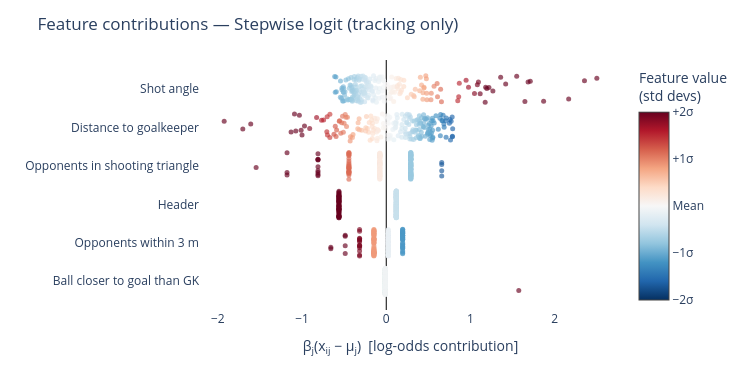
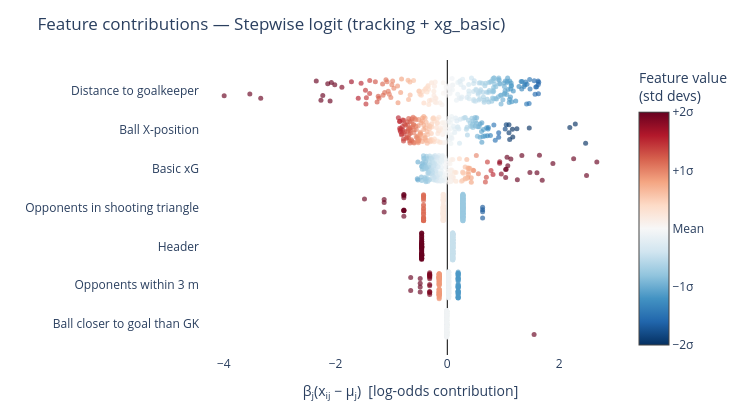

These figures' notebook cell, in order:
### Code cell
# --- Contribution plot for stepwise logistic regression models ---
# Each shot's per-feature contribution to log-odds: β_j * (x_ij − μ_j)
# Colour = z-scored feature value (red = high, blue = low)
# Hover shows angle (degrees) and distance for each shot

import plotly.graph_objects as go

N_SAMPLE = 200
CLAMP    = 2.0   # colour scale spans ±2 std devs for clear contrast
rng        = np.random.default_rng(42)
sample_idx = rng.choice(len(model_vars), size=N_SAMPLE, replace=False)
df_sample  = model_vars.iloc[sample_idx].reset_index(drop=True)
angle_deg  = df_sample['angle'].values   # already in degrees
dist_m     = df_sample['distance'].values

def contrib_plot(model, kept, title):
    """Beeswarm-style contribution plot using β_j*(x_ij − μ_j)."""
    b   = model.params          # statsmodels named Series: var -> coefficient
    n   = len(df_sample)
    nf  = len(kept)

    contribs  = np.zeros((n, nf))
    feat_norm = np.zeros((n, nf))

    for j, v in enumerate(kept):
        mu_j  = model_vars[v].mean()
        std_j = model_vars[v].std()
        contribs[:, j]  = b[v] * (df_sample[v].values - mu_j)
        feat_norm[:, j] = (df_sample[v].values - mu_j) / (std_j + 1e-12)

    order = np.argsort(np.abs(contribs).mean(axis=0))   # least → most important

    fig = go.Figure()
    for row_idx, j in enumerate(order):
        v       = kept[j]
        lbl     = feature_info[v][0]
        y_jit   = rng.uniform(-0.35, 0.35, size=n)
        show_cb = (row_idx == nf - 1)

        hover = [
            f"<b>{lbl}</b><br>"
            f"Angle: {angle_deg[i]:.1f}\u00b0<br>"
            f"Distance: {dist_m[i]:.1f} m<br>"
            f"Contribution: {contribs[i, j]:.4f}"
            for i in range(n)
        ]

        mo = dict(
            color=np.clip(feat_norm[:, j], -CLAMP, CLAMP),
            colorscale='RdBu', reversescale=True,
            cmin=-CLAMP, cmax=CLAMP,
            opacity=0.65, size=5,
            showscale=show_cb,
        )
        if show_cb:
            mo['colorbar'] = dict(
                title='Feature value<br>(std devs)',
                tickvals=[-2, -1, 0, 1, 2],
                ticktext=['\u22122\u03c3', '\u22121\u03c3', 'Mean', '+1\u03c3', '+2\u03c3'],
            )

        fig.add_trace(go.Scatter(
            x=contribs[:, j], y=row_idx + y_jit, mode='markers',
            marker=mo, text=hover,
            hovertemplate='%{text}<extra></extra>', showlegend=False,
        ))

    fig.update_layout(
        width=750, height=max(300, 45 * nf + 100),
        title=title,
        xaxis=dict(
            title='\u03b2<sub>j</sub>(x<sub>ij</sub> \u2212 \u03bc<sub>j</sub>)  [log-odds contribution]',
            zeroline=True, zerolinecolor='black', zerolinewidth=1, showgrid=False,
        ),
        yaxis=dict(
            tickmode='array',
            tickvals=list(range(nf)),
            ticktext=[feature_info[kept[j]][0] for j in order],
            showgrid=False,
        ),
        plot_bgcolor='white',
        margin=dict(l=200, r=120, t=60, b=60),
    )
    fig.show()

contrib_plot(model_step_A, kept_A,
             'Feature contributions \u2014 Stepwise logit (tracking only)')
contrib_plot(model_step_B, kept_B,
             'Feature contributions \u2014 Stepwise logit (tracking + xg_basic)')

### Figure 1 — Plotly figure (JSON) as saved in the notebook; plotly's stock layout.template omitted (floating-point values rounded to 4 significant figures; data arrays with more than 128 entries replaced by an {"elided": "..."} marker saying what was removed)
{"data": [{"hovertemplate": "%{text}<extra></extra>", "marker": {"cmax": 2, "cmin": -2, "color": {"elided": "200 float values"}, "colorscale": [[0, "rgb(103,0,31)"], [0.1, "rgb(178,24,43)"], [0.2, "rgb(214,96,77)"], [0.3, "rgb(244,165,130)"], [0.4, "rgb(253,219,199)"], [0.5, "rgb(247,247,247)"], [0.6, "rgb(209,229,240)"], [0.7, "rgb(146,197,222)"], [0.8, "rgb(67,147,195)"], [0.9, "rgb(33,102,172)"], [1, "rgb(5,48,97)"]], "opacity": 0.65, "reversescale": true, "showscale": false, "size": 5}, "mode": "markers", "showlegend": false, "text": {"elided": "200 str values"}, "type": "scatter", "x": {"elided": "200 float values"}, "y": {"elided": "200 float values"}}, {"hovertemplate": "%{text}<extra></extra>", "marker": {"cmax": 2, "cmin": -2, "color": {"elided": "200 float values"}, "colorscale": [[0, "rgb(103,0,31)"], [0.1, "rgb(178,24,43)"], [0.2, "rgb(214,96,77)"], [0.3, "rgb(244,165,130)"], [0.4, "rgb(253,219,199)"], [0.5, "rgb(247,247,247)"], [0.6, "rgb(209,229,240)"], [0.7, "rgb(146,197,222)"], [0.8, "rgb(67,147,195)"], [0.9, "rgb(33,102,172)"], [1, "rgb(5,48,97)"]], "opacity": 0.65, "reversescale": true, "showscale": false, "size": 5}, "mode": "markers", "showlegend": false, "text": {"elided": "200 str values"}, "type": "scatter", "x": {"elided": "200 float values"}, "y": {"elided": "200 float values"}}, {"hovertemplate": "%{text}<extra></extra>", "marker": {"cmax": 2, "cmin": -2, "color": {"elided": "200 float values"}, "colorscale": [[0, "rgb(103,0,31)"], [0.1, "rgb(178,24,43)"], [0.2, "rgb(214,96,77)"], [0.3, "rgb(244,165,130)"], [0.4, "rgb(253,219,199)"], [0.5, "rgb(247,247,247)"], [0.6, "rgb(209,229,240)"], [0.7, "rgb(146,197,222)"], [0.8, "rgb(67,147,195)"], [0.9, "rgb(33,102,172)"], [1, "rgb(5,48,97)"]], "opacity": 0.65, "reversescale": true, "showscale": false, "size": 5}, "mode": "markers", "showlegend": false, "text": {"elided": "200 str values"}, "type": "scatter", "x": {"elided": "200 float values"}, "y": {"elided": "200 float values"}}, {"hovertemplate": "%{text}<extra></extra>", "marker": {"cmax": 2, "cmin": -2, "color": {"elided": "200 float values"}, "colorscale": [[0, "rgb(103,0,31)"], [0.1, "rgb(178,24,43)"], [0.2, "rgb(214,96,77)"], [0.3, "rgb(244,165,130)"], [0.4, "rgb(253,219,199)"], [0.5, "rgb(247,247,247)"], [0.6, "rgb(209,229,240)"], [0.7, "rgb(146,197,222)"], [0.8, "rgb(67,147,195)"], [0.9, "rgb(33,102,172)"], [1, "rgb(5,48,97)"]], "opacity": 0.65, "reversescale": true, "showscale": false, "size": 5}, "mode": "markers", "showlegend": false, "text": {"elided": "200 str values"}, "type": "scatter", "x": {"elided": "200 float values"}, "y": {"elided": "200 float values"}}, {"hovertemplate": "%{text}<extra></extra>", "marker": {"cmax": 2, "cmin": -2, "color": {"elided": "200 float values"}, "colorscale": [[0, "rgb(103,0,31)"], [0.1, "rgb(178,24,43)"], [0.2, "rgb(214,96,77)"], [0.3, "rgb(244,165,130)"], [0.4, "rgb(253,219,199)"], [0.5, "rgb(247,247,247)"], [0.6, "rgb(209,229,240)"], [0.7, "rgb(146,197,222)"], [0.8, "rgb(67,147,195)"], [0.9, "rgb(33,102,172)"], [1, "rgb(5,48,97)"]], "opacity": 0.65, "reversescale": true, "showscale": false, "size": 5}, "mode": "markers", "showlegend": false, "text": {"elided": "200 str values"}, "type": "scatter", "x": {"elided": "200 float values"}, "y": {"elided": "200 float values"}}, {"hovertemplate": "%{text}<extra></extra>", "marker": {"cmax": 2, "cmin": -2, "color": {"elided": "200 float values"}, "colorbar": {"ticktext": ["−2σ", "−1σ", "Mean", "+1σ", "+2σ"], "tickvals": [-2, -1, 0, 1, 2], "title": {"text": "Feature value<br>(std devs)"}}, "colorscale": [[0, "rgb(103,0,31)"], [0.1, "rgb(178,24,43)"], [0.2, "rgb(214,96,77)"], [0.3, "rgb(244,165,130)"], [0.4, "rgb(253,219,199)"], [0.5, "rgb(247,247,247)"], [0.6, "rgb(209,229,240)"], [0.7, "rgb(146,197,222)"], [0.8, "rgb(67,147,195)"], [0.9, "rgb(33,102,172)"], [1, "rgb(5,48,97)"]], "opacity": 0.65, "reversescale": true, "showscale": true, "size": 5}, "mode": "markers", "showlegend": false, "text": {"elided": "200 str values"}, "type": "scatter", "x": {"elided": "200 float values"}, "y": {"elided": "200 float values"}}], "layout": {"height": 370, "margin": {"b": 60, "l": 200, "r": 120, "t": 60}, "plot_bgcolor": "white", "title": {"text": "Feature contributions — Stepwise logit (tracking only)"}, "width": 750, "xaxis": {"showgrid": false, "title": {"text": "β<sub>j</sub>(x<sub>ij</sub> − μ<sub>j</sub>)  [log-odds contribution]"}, "zeroline": true, "zerolinecolor": "black", "zerolinewidth": 1}, "yaxis": {"showgrid": false, "tickmode": "array", "ticktext": ["Ball closer to goal than GK", "Opponents within 3 m", "Header", "Opponents in shooting triangle", "Distance to goalkeeper", "Shot angle"], "tickvals": [0, 1, 2, 3, 4, 5]}}}

### Figure 2 — Plotly figure (JSON) as saved in the notebook; plotly's stock layout.template omitted (floating-point values rounded to 4 significant figures; data arrays with more than 128 entries replaced by an {"elided": "..."} marker saying what was removed)
{"data": [{"hovertemplate": "%{text}<extra></extra>", "marker": {"cmax": 2, "cmin": -2, "color": {"elided": "200 float values"}, "colorscale": [[0, "rgb(103,0,31)"], [0.1, "rgb(178,24,43)"], [0.2, "rgb(214,96,77)"], [0.3, "rgb(244,165,130)"], [0.4, "rgb(253,219,199)"], [0.5, "rgb(247,247,247)"], [0.6, "rgb(209,229,240)"], [0.7, "rgb(146,197,222)"], [0.8, "rgb(67,147,195)"], [0.9, "rgb(33,102,172)"], [1, "rgb(5,48,97)"]], "opacity": 0.65, "reversescale": true, "showscale": false, "size": 5}, "mode": "markers", "showlegend": false, "text": {"elided": "200 str values"}, "type": "scatter", "x": {"elided": "200 float values"}, "y": {"elided": "200 float values"}}, {"hovertemplate": "%{text}<extra></extra>", "marker": {"cmax": 2, "cmin": -2, "color": {"elided": "200 float values"}, "colorscale": [[0, "rgb(103,0,31)"], [0.1, "rgb(178,24,43)"], [0.2, "rgb(214,96,77)"], [0.3, "rgb(244,165,130)"], [0.4, "rgb(253,219,199)"], [0.5, "rgb(247,247,247)"], [0.6, "rgb(209,229,240)"], [0.7, "rgb(146,197,222)"], [0.8, "rgb(67,147,195)"], [0.9, "rgb(33,102,172)"], [1, "rgb(5,48,97)"]], "opacity": 0.65, "reversescale": true, "showscale": false, "size": 5}, "mode": "markers", "showlegend": false, "text": {"elided": "200 str values"}, "type": "scatter", "x": {"elided": "200 float values"}, "y": {"elided": "200 float values"}}, {"hovertemplate": "%{text}<extra></extra>", "marker": {"cmax": 2, "cmin": -2, "color": {"elided": "200 float values"}, "colorscale": [[0, "rgb(103,0,31)"], [0.1, "rgb(178,24,43)"], [0.2, "rgb(214,96,77)"], [0.3, "rgb(244,165,130)"], [0.4, "rgb(253,219,199)"], [0.5, "rgb(247,247,247)"], [0.6, "rgb(209,229,240)"], [0.7, "rgb(146,197,222)"], [0.8, "rgb(67,147,195)"], [0.9, "rgb(33,102,172)"], [1, "rgb(5,48,97)"]], "opacity": 0.65, "reversescale": true, "showscale": false, "size": 5}, "mode": "markers", "showlegend": false, "text": {"elided": "200 str values"}, "type": "scatter", "x": {"elided": "200 float values"}, "y": {"elided": "200 float values"}}, {"hovertemplate": "%{text}<extra></extra>", "marker": {"cmax": 2, "cmin": -2, "color": {"elided": "200 float values"}, "colorscale": [[0, "rgb(103,0,31)"], [0.1, "rgb(178,24,43)"], [0.2, "rgb(214,96,77)"], [0.3, "rgb(244,165,130)"], [0.4, "rgb(253,219,199)"], [0.5, "rgb(247,247,247)"], [0.6, "rgb(209,229,240)"], [0.7, "rgb(146,197,222)"], [0.8, "rgb(67,147,195)"], [0.9, "rgb(33,102,172)"], [1, "rgb(5,48,97)"]], "opacity": 0.65, "reversescale": true, "showscale": false, "size": 5}, "mode": "markers", "showlegend": false, "text": {"elided": "200 str values"}, "type": "scatter", "x": {"elided": "200 float values"}, "y": {"elided": "200 float values"}}, {"hovertemplate": "%{text}<extra></extra>", "marker": {"cmax": 2, "cmin": -2, "color": {"elided": "200 float values"}, "colorscale": [[0, "rgb(103,0,31)"], [0.1, "rgb(178,24,43)"], [0.2, "rgb(214,96,77)"], [0.3, "rgb(244,165,130)"], [0.4, "rgb(253,219,199)"], [0.5, "rgb(247,247,247)"], [0.6, "rgb(209,229,240)"], [0.7, "rgb(146,197,222)"], [0.8, "rgb(67,147,195)"], [0.9, "rgb(33,102,172)"], [1, "rgb(5,48,97)"]], "opacity": 0.65, "reversescale": true, "showscale": false, "size": 5}, "mode": "markers", "showlegend": false, "text": {"elided": "200 str values"}, "type": "scatter", "x": {"elided": "200 float values"}, "y": {"elided": "200 float values"}}, {"hovertemplate": "%{text}<extra></extra>", "marker": {"cmax": 2, "cmin": -2, "color": {"elided": "200 float values"}, "colorscale": [[0, "rgb(103,0,31)"], [0.1, "rgb(178,24,43)"], [0.2, "rgb(214,96,77)"], [0.3, "rgb(244,165,130)"], [0.4, "rgb(253,219,199)"], [0.5, "rgb(247,247,247)"], [0.6, "rgb(209,229,240)"], [0.7, "rgb(146,197,222)"], [0.8, "rgb(67,147,195)"], [0.9, "rgb(33,102,172)"], [1, "rgb(5,48,97)"]], "opacity": 0.65, "reversescale": true, "showscale": false, "size": 5}, "mode": "markers", "showlegend": false, "text": {"elided": "200 str values"}, "type": "scatter", "x": {"elided": "200 float values"}, "y": {"elided": "200 float values"}}, {"hovertemplate": "%{text}<extra></extra>", "marker": {"cmax": 2, "cmin": -2, "color": {"elided": "200 float values"}, "colorbar": {"ticktext": ["−2σ", "−1σ", "Mean", "+1σ", "+2σ"], "tickvals": [-2, -1, 0, 1, 2], "title": {"text": "Feature value<br>(std devs)"}}, "colorscale": [[0, "rgb(103,0,31)"], [0.1, "rgb(178,24,43)"], [0.2, "rgb(214,96,77)"], [0.3, "rgb(244,165,130)"], [0.4, "rgb(253,219,199)"], [0.5, "rgb(247,247,247)"], [0.6, "rgb(209,229,240)"], [0.7, "rgb(146,197,222)"], [0.8, "rgb(67,147,195)"], [0.9, "rgb(33,102,172)"], [1, "rgb(5,48,97)"]], "opacity": 0.65, "reversescale": true, "showscale": true, "size": 5}, "mode": "markers", "showlegend": false, "text": {"elided": "200 str values"}, "type": "scatter", "x": {"elided": "200 float values"}, "y": {"elided": "200 float values"}}], "layout": {"height": 415, "margin": {"b": 60, "l": 200, "r": 120, "t": 60}, "plot_bgcolor": "white", "title": {"text": "Feature contributions — Stepwise logit (tracking + xg_basic)"}, "width": 750, "xaxis": {"showgrid": false, "title": {"text": "β<sub>j</sub>(x<sub>ij</sub> − μ<sub>j</sub>)  [log-odds contribution]"}, "zeroline": true, "zerolinecolor": "black", "zerolinewidth": 1}, "yaxis": {"showgrid": false, "tickmode": "array", "ticktext": ["Ball closer to goal than GK", "Opponents within 3 m", "Header", "Opponents in shooting triangle", "Basic xG", "Ball X-position", "Distance to goalkeeper"], "tickvals": [0, 1, 2, 3, 4, 5, 6]}}}
